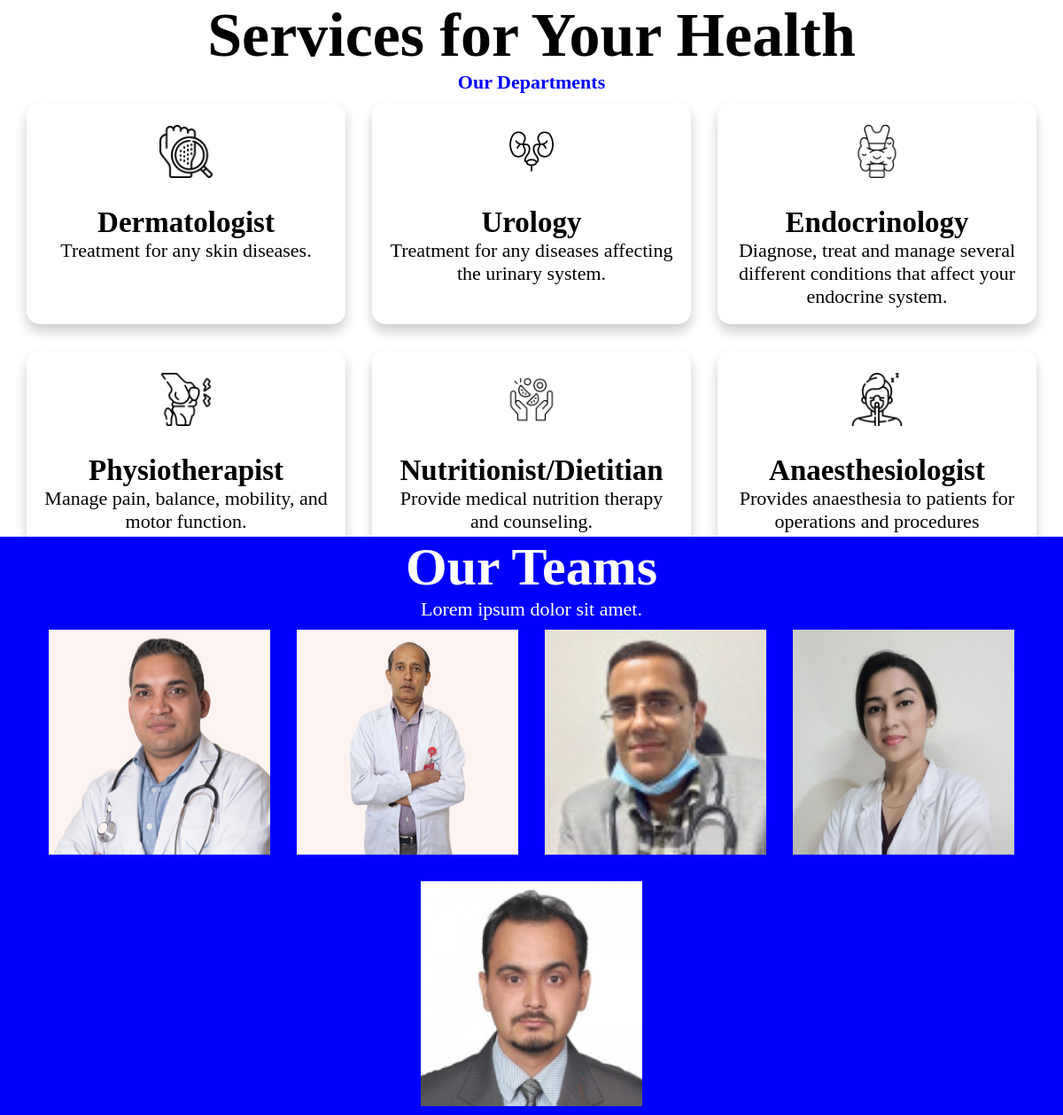
The page /admin/display.php on the database as committed earlier.
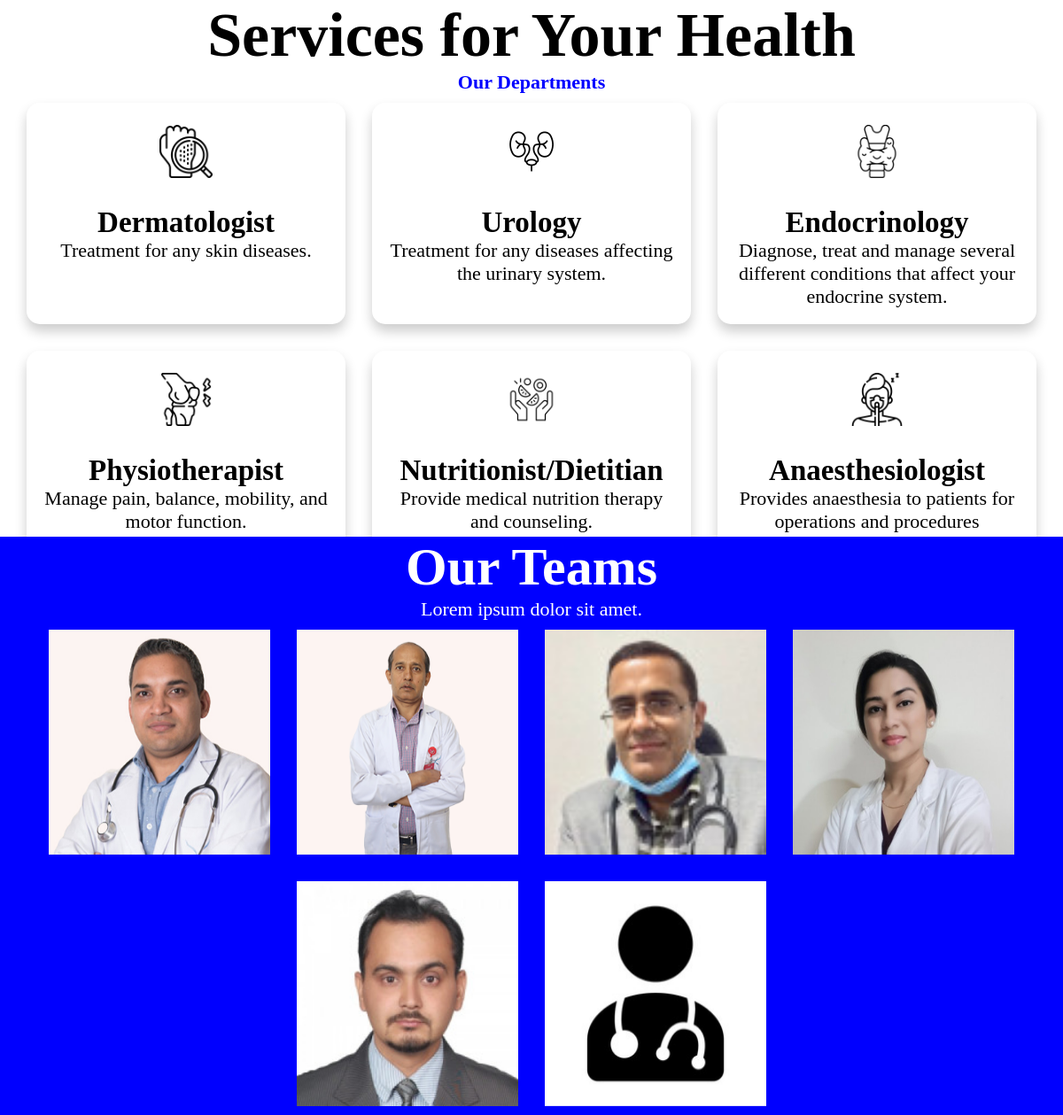
The same page on the database as committed later.
### tables this page shows
CREATE TABLE `specialities` (
  `id` int(11) NOT NULL,
  `title` varchar(60) NOT NULL,
  `description` text NOT NULL,
  `image_name` varchar(60) NOT NULL,
  `image_path` varchar(255) NOT NULL,
  `created_at` timestamp NULL DEFAULT current_timestamp()
);

CREATE TABLE `doctor` (
  `id` int(11) NOT NULL,
  `fname` varchar(60) NOT NULL,
  `latitude` decimal(10,8) NOT NULL,
  `longitude` decimal(11,8) NOT NULL,
  `email` varchar(60) NOT NULL,
  `password` varchar(60) NOT NULL,
  `phone` varchar(60) NOT NULL,
  `address` varchar(255) NOT NULL,
  `image_name` varchar(255) NOT NULL,
  `image_path` varchar(255) NOT NULL,
  `sid` int(11) DEFAULT NULL,
  `created_at` timestamp NULL DEFAULT current_timestamp()
);

### admin/display.php (the view, shortened to what this page needs)
<?php
     $servername = "localhost";
     $username = "root";
     $password = "";
     $database = "das";
     $conn = mysqli_connect($servername, $username, $password, $database);
?>
<!DOCTYPE html>
<html lang="en">
<head>
    <link rel="stylesheet" href="../assets/style.css">
</head>
<body>
    <section id="services">
        <div class="description">
            <h1>Services for Your Health</h1>
            <h4 style="color: blue;">Our Departments</h4>
        </div>
        <div class="service-card">
            <?php
                $sql = "SELECT * FROM specialities";
                $result = $conn->query($sql);
                while ($row = mysqli_fetch_assoc($result)) {
                    $image_path = $row['image_path'];
                    $title = $row['title'];
                    $description = $row['description'];
            ?>
            <div class="service-card-inner">
                <img src="<?php echo $image_path ?>" alt="$image_name"><br><br>
                <h1><?php echo "$title"; ?></h1>
                <p><?php echo "$description"; ?></p>
            </div>
            <?php
                }
            ?>
        </div>
    </section>
    <section class="team">
        <h1>Our Teams</h1>
        <p>Lorem ipsum dolor sit amet.</p>
        <div class="flip-container">
            <?php
                $dosql = "SELECT * FROM doctor";
                $doresult = $conn->query($dosql);
                while ($row = mysqli_fetch_assoc($doresult)) {
                    $image_path = $row['image_path'];
                    $fname = $row['fname'];
                    $sid = $row['sid'];
            ?>
            <div class="flip-card">
                <div class="flip-card-inner">
                    <div class="flip-card-front">
                        <img src="<?php echo $image_path ?>" alt="$image_name">
                    </div>
                    <div class="flip-card-back">
                        <p class="title"><?php echo "$fname"; ?></p>
                        <p><?php echo "$sid"; ?></p>
                    </div>
                </div>
            </div>
            <?php
                }
            ?>
        </div>
    </section>
</body>
</html>

### assets/style.css (style rules this page uses)
* { margin: 0; padding: 0; box-sizing: border-box; }
body { font-size: 22px; }
#services { display: flex; flex-wrap: wrap; text-align: center; align-items: center; justify-content: center; }
#services .description>h1 { font-family:Cambria, Cochin, Georgia, Times, 'Times New Roman', serif; font-size: 70px; font-weight: 900; }
#services .service-card { height: 500px; width: 1800px; gap: 10px; display: flex; flex-wrap: wrap; justify-content: center; overflow: scroll; }
#services .service-card-inner { margin: 10px; padding: 15px; border-radius: 15px; display: inline-block; height: 250px; width: 30%; overflow-x: hidden; overflow-y: hidden; box-shadow: 0 8px 14px 0 rgba(0,0,0,0.2); }
#services .service-card { -ms-overflow-style: none; scrollbar-width: none; }
#services .service-card-inner>img { width: 60px; height: 60px; margin-top: 10px; }
.team { color: rgb(255, 255, 255); background-color: blue; text-align: center; justify-content: center; }
.team>h1 { font-family:Cambria, Cochin, Georgia, Times, 'Times New Roman', serif; font-size: 60px; }
.flip-container { display: flex; padding: 10px; flex-wrap: wrap; text-align: center; align-items: center; justify-content: center; gap: 30px; }
.flip-card { background-color: transparent; width: 250px; height: 254px; perspective: 1000px; font-family: sans-serif; }
.flip-card-inner { position: relative; width: 100%; height: 100%; text-align: center; transition: transform 0.55s; transform-style: preserve-3d; }
.flip-card-inner img { width: 250px; height: 254px; }
.flip-card-front, .flip-card-back { position: absolute; display: flex; flex-direction: column; justify-content: center; width: 100%; height: 100%; -webkit-backface-visibility: hidden; backface-visibility: hidden; }
.flip-card-back { color: rgb(0, 0, 0); background-color: #ffffff; transform: rotateY(180deg); }
.flip-card-back .title { font-weight: 900; }
.flip-card-back p { font-size: 18px; }

Rows that differ between the two databases and show on the page:
added doctor: image_path (picture)
